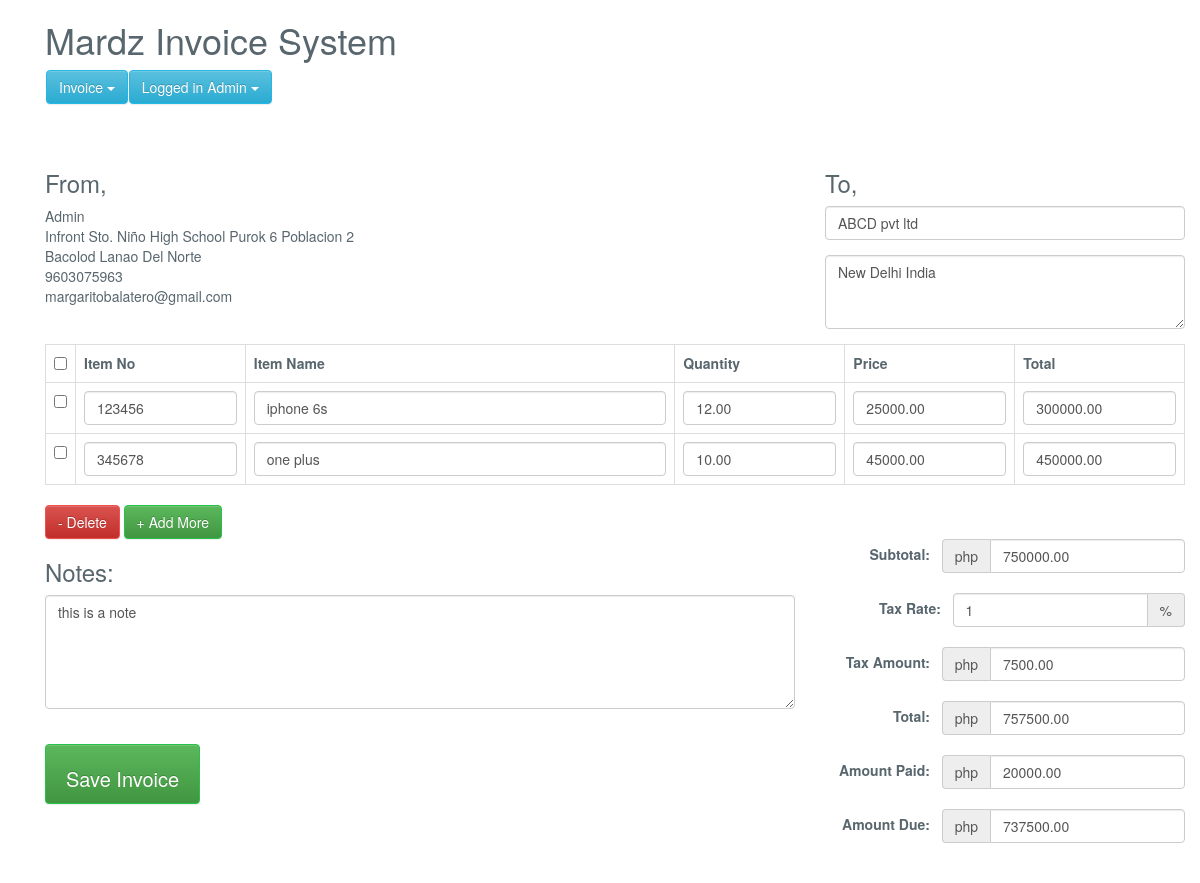
Page /edit_invoice.php?update_id=682 (signed in) on the committed database.
### tables this page shows
CREATE TABLE `invoice_order` (
  `order_id` int(11) NOT NULL,
  `user_id` int(11) NOT NULL,
  `order_date` timestamp NOT NULL DEFAULT current_timestamp(),
  `order_receiver_name` varchar(250) NOT NULL,
  `order_receiver_address` text NOT NULL,
  `order_total_before_tax` decimal(10,2) NOT NULL,
  `order_total_tax` decimal(10,2) NOT NULL,
  `order_tax_per` varchar(250) NOT NULL,
  `order_total_after_tax` double(10,2) NOT NULL,
  `order_amount_paid` decimal(10,2) NOT NULL,
  `order_total_amount_due` decimal(10,2) NOT NULL,
  `note` text NOT NULL
);

CREATE TABLE `invoice_order_item` (
  `order_item_id` int(11) NOT NULL,
  `order_id` int(11) NOT NULL,
  `item_code` varchar(250) NOT NULL,
  `item_name` varchar(250) NOT NULL,
  `order_item_quantity` decimal(10,2) NOT NULL,
  `order_item_price` decimal(10,2) NOT NULL,
  `order_item_final_amount` decimal(10,2) NOT NULL
);

### Invoice.php (called while the page is built, shortened)
<?php
class Invoice{
	private $host  = 'localhost';
    private $user  = 'root';
    private $password   = "";
    private $database  = "mardz_invoice";
    private $invoiceOrderTable = 'invoice_order';
	private $invoiceOrderItemTable = 'invoice_order_item';
	private $dbConnect = false;
    public function __construct(){
        if(!$this->dbConnect){
            $conn = new mysqli($this->host, $this->user, $this->password, $this->database);
            if($conn->connect_error){
                die("Error failed to connect to MySQL: " . $conn->connect_error);
            }else{
                $this->dbConnect = $conn;
            }
        }
    }
	private function getData($sqlQuery) {
		$result = mysqli_query($this->dbConnect, $sqlQuery);
		$data= array();
		while ($row = mysqli_fetch_array($result, MYSQLI_ASSOC)) {
			$data[]=$row;
		}
		return $data;
	}
	public function getInvoice($invoiceId){
		$sqlQuery = "
			SELECT * FROM ".$this->invoiceOrderTable."
			WHERE user_id = '".$_SESSION['userid']."' AND order_id = '$invoiceId'";
		$result = mysqli_query($this->dbConnect, $sqlQuery);
		$row = mysqli_fetch_array($result, MYSQLI_ASSOC);
		return $row;
	}
	public function getInvoiceItems($invoiceId){
		$sqlQuery = "
			SELECT * FROM ".$this->invoiceOrderItemTable."
			WHERE order_id = '$invoiceId'";
		return  $this->getData($sqlQuery);
	}
}
?>

### edit_invoice.php (the view, shortened to what this page needs)
<?php
include('inc/header.php');
include 'Invoice.php';
$invoice = new Invoice();
$invoice->checkLoggedIn();
if(!empty($_GET['update_id']) && $_GET['update_id']) {
	$invoiceValues = $invoice->getInvoice($_GET['update_id']);
	$invoiceItems = $invoice->getInvoiceItems($_GET['update_id']);
}
?>
<link href="css/style.css" rel="stylesheet">
<?php include('inc/container.php');?>
<div class="container content-invoice">
    	<form action="" id="invoice-form" method="post" class="invoice-form" role="form" novalidate="">
	    	<div class="load-animate animated fadeInUp">
		    	<div class="row">
		    		<div class="col-xs-8 col-sm-8 col-md-8 col-lg-8">
		    			<h1 class="title">Mardz Invoice System</h1>
						<?php include('menu.php');?>
		    		</div>
		    	</div>
		    	<div class="row">
		      		<div class="col-xs-12 col-sm-4 col-md-4 col-lg-4">
		      			<h3>From,</h3>
						<?php echo $_SESSION['user']; ?><br>
						<?php echo $_SESSION['address']; ?><br>
						<?php echo $_SESSION['mobile']; ?><br>
						<?php echo $_SESSION['email']; ?><br>
		      		</div>
		      		<div class="col-xs-12 col-sm-4 col-md-4 col-lg-4 pull-right">
		      			<h3>To,</h3>
		      			<div class="form-group">
							<input value="<?php echo $invoiceValues['order_receiver_name']; ?>" type="text" class="form-control" name="companyName" id="companyName" placeholder="Company Name" autocomplete="off">
						</div>
						<div class="form-group">
							<textarea class="form-control" rows="3" name="address" id="address" placeholder="Your Address"><?php echo $invoiceValues['order_receiver_address']; ?></textarea>
						</div>
		      		</div>
		      	</div>
		      	<div class="row">
		      		<div class="col-xs-12 col-sm-12 col-md-12 col-lg-12">
		      			<table class="table table-bordered table-hover" id="invoiceItem">
							<tr>
								<th width="2%"><input id="checkAll" class="formcontrol" type="checkbox"></th>
								<th width="15%">Item No</th>
								<th width="38%">Item Name</th>
								<th width="15%">Quantity</th>
								<th width="15%">Price</th>
								<th width="15%">Total</th>
							</tr>
							<?php
							$count = 0;
							foreach($invoiceItems as $invoiceItem){
								$count++;
							?>
							<tr>
								<td><input class="itemRow" type="checkbox"></td>
								<td><input type="text" value="<?php echo $invoiceItem["item_code"]; ?>" name="productCode[]" id="productCode_<?php echo $count; ?>" class="form-control" autocomplete="off"></td>
								<td><input type="text" value="<?php echo $invoiceItem["item_name"]; ?>" name="productName[]" id="productName_<?php echo $count; ?>" class="form-control" autocomplete="off"></td>
								<td><input type="number" value="<?php echo $invoiceItem["order_item_quantity"]; ?>" name="quantity[]" id="quantity_<?php echo $count; ?>" class="form-control quantity" autocomplete="off"></td>
								<td><input type="number" value="<?php echo $invoiceItem["order_item_price"]; ?>" name="price[]" id="price_<?php echo $count; ?>" class="form-control price" autocomplete="off"></td>
								<td><input type="number" value="<?php echo $invoiceItem["order_item_final_amount"]; ?>" name="total[]" id="total_<?php echo $count; ?>" class="form-control total" autocomplete="off"></td>
							</tr>
							<?php } ?>
						</table>
		      		</div>
		      	</div>
		      	<div class="row">
		      		<div class="col-xs-12 col-sm-3 col-md-3 col-lg-3">
		      			<button class="btn btn-danger delete" id="removeRows" type="button">- Delete</button>
		      			<button class="btn btn-success" id="addRows" type="button">+ Add More</button>
		      		</div>
		      	</div>
		      	<div class="row">
		      		<div class="col-xs-12 col-sm-8 col-md-8 col-lg-8">
		      			<h3>Notes: </h3>
		      			<div class="form-group">
							<textarea class="form-control txt" rows="5" name="notes" id="notes" placeholder="Your Notes"><?php echo $invoiceValues['note']; ?></textarea>
						</div>
						<br>
						<div class="form-group">
			      			<input data-loading-text="Updating Invoice..." type="submit" name="invoice_btn" value="Save Invoice" class="btn btn-success submit_btn invoice-save-btm">
			      		</div>
		      		</div>
		      		<div class="col-xs-12 col-sm-4 col-md-4 col-lg-4">
						<span class="form-inline">
							<div class="form-group">
								<label>Subtotal: &nbsp;</label>
								<div class="input-group">
									<div class="input-group-addon currency">php</div>
									<input value="<?php echo $invoiceValues['order_total_before_tax']; ?>" type="number" class="form-control" name="subTotal" id="subTotal" placeholder="Subtotal">
								</div>
							</div>
							<div class="form-group">
								<label>Tax Rate: &nbsp;</label>
								<div class="input-group">
									<input value="<?php echo $invoiceValues['order_tax_per']; ?>" type="number" class="form-control" name="taxRate" id="taxRate" placeholder="Tax Rate">
									<div class="input-group-addon">%</div>
								</div>
							</div>
							<div class="form-group">
								<label>Tax Amount: &nbsp;</label>
								<div class="input-group">
									<div class="input-group-addon currency">php</div>
									<input value="<?php echo $invoiceValues['order_total_tax']; ?>" type="number" class="form-control" name="taxAmount" id="taxAmount" placeholder="Tax Amount">
								</div>
							</div>
							<div class="form-group">
								<label>Total: &nbsp;</label>
								<div class="input-group">
									<div class="input-group-addon currency">php</div>
									<input value="<?php echo $invoiceValues['order_total_after_tax']; ?>" type="number" class="form-control" name="totalAftertax" id="totalAftertax" placeholder="Total">
								</div>
							</div>
							<div class="form-group">
								<label>Amount Paid: &nbsp;</label>
								<div class="input-group">
									<div class="input-group-addon currency">php</div>
									<input value="<?php echo $invoiceValues['order_amount_paid']; ?>" type="number" class="form-control" name="amountPaid" id="amountPaid" placeholder="Amount Paid">
								</div>
							</div>
							<div class="form-group">
								<label>Amount Due: &nbsp;</label>
								<div class="input-group">
									<div class="input-group-addon currency">php</div>
									<input value="<?php echo $invoiceValues['order_total_amount_due']; ?>" type="number" class="form-control" name="amountDue" id="amountDue" placeholder="Amount Due">
								</div>
							</div>
						</span>
					</div>
		      	</div>
	      	</div>
		</form>
    </div>
</div>
<?php include('inc/footer.php');?>

### css/style.css (style rules this page uses)
html { background-color1: #f0f3f4; position: relative; min-height: 100%; }
body { background-color: transparent; color: #58666e; font-family: "Source Sans Pro","Helvetica Neue",Helvetica,Arial,sans-serif; font-size: 14px; line-height: 1.42857; }
.btn-success, .panel-success { background-color: #27c24c !important; border-color: #27c24c !important; color: #fff !important; }
.btn-danger, .panel-danger { background-color: #f05050; border-color: #f05050; color: #fff !important; }
input[type=number] { -moz-appearance: textfield; }
.form-inline .form-group { margin-bottom: 20px; float: right; }
.invoice-save-btm { height:60px;padding:20px;font-size:20px; }

### rows in the picture
invoice_order: companyName "ABCD pvt ltd", address "New Delhi India", notes "this is a note", subTotal "750000.00", taxRate "1", taxAmount "7500.00", totalAftertax "757500.00", amountPaid "20000.00", amountDue "737500.00"
invoice_order_item: item_code "123456", item_name "iphone 6s", order_item_quantity "12.00", order_item_price "25000.00", order_item_final_amount "300000.00"
invoice_order_item: item_code "345678", item_name "one plus", order_item_quantity "10.00", order_item_price "45000.00", order_item_final_amount "450000.00"

### other values in the picture
$_SESSION['user'] "Admin"
$_SESSION['address'] "Infront Sto. Niño High School Purok 6 Poblacion 2 Bacolod Lanao Del Norte"
$_SESSION['mobile'] "9603075963"
$_SESSION['email'] "margaritobalatero@gmail.com"
